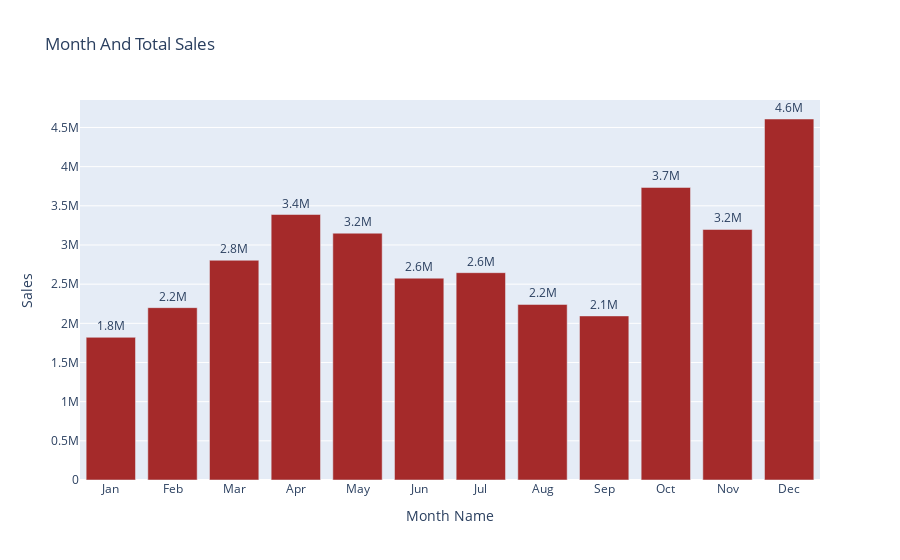

Notebook source saved alongside this figure:
### Code cell
fig = px.bar(data,y='Sales',x='Month Name',text='Sales',color='Month Name',title='Month And Total Sales',
             category_orders={'Month Name':['Jan','Feb','Mar','Apr','May','Jun','Jul','Aug','Sep','Oct','Nov','Dec']})
fig.update_traces(texttemplate='%{text:.2s}',textposition='outside',marker_color='brown',showlegend=False)
fig.update_layout(uniformtext_minsize=13)

### Figure 1 — Plotly figure (JSON) as saved in the notebook; plotly's stock layout.template omitted (floating-point values rounded to 4 significant figures)
{"data": [{"alignmentgroup": "True", "hovertemplate": "Month Name=%{x}<br>Sales=%{text}<extra></extra>", "legendgroup": "Jan", "marker": {"color": "brown", "pattern": {"shape": ""}}, "name": "Jan", "offsetgroup": "Jan", "orientation": "v", "showlegend": false, "text": [1821000.0], "textposition": "outside", "texttemplate": "%{text:.2s}", "type": "bar", "x": ["Jan"], "xaxis": "x", "y": [1821000.0], "yaxis": "y"}, {"alignmentgroup": "True", "hovertemplate": "Month Name=%{x}<br>Sales=%{text}<extra></extra>", "legendgroup": "Feb", "marker": {"color": "brown", "pattern": {"shape": ""}}, "name": "Feb", "offsetgroup": "Feb", "orientation": "v", "showlegend": false, "text": [2200000.0], "textposition": "outside", "texttemplate": "%{text:.2s}", "type": "bar", "x": ["Feb"], "xaxis": "x", "y": [2200000.0], "yaxis": "y"}, {"alignmentgroup": "True", "hovertemplate": "Month Name=%{x}<br>Sales=%{text}<extra></extra>", "legendgroup": "Mar", "marker": {"color": "brown", "pattern": {"shape": ""}}, "name": "Mar", "offsetgroup": "Mar", "orientation": "v", "showlegend": false, "text": [2805000.0], "textposition": "outside", "texttemplate": "%{text:.2s}", "type": "bar", "x": ["Mar"], "xaxis": "x", "y": [2805000.0], "yaxis": "y"}, {"alignmentgroup": "True", "hovertemplate": "Month Name=%{x}<br>Sales=%{text}<extra></extra>", "legendgroup": "Apr", "marker": {"color": "brown", "pattern": {"shape": ""}}, "name": "Apr", "offsetgroup": "Apr", "orientation": "v", "showlegend": false, "text": [3389000.0], "textposition": "outside", "texttemplate": "%{text:.2s}", "type": "bar", "x": ["Apr"], "xaxis": "x", "y": [3389000.0], "yaxis": "y"}, {"alignmentgroup": "True", "hovertemplate": "Month Name=%{x}<br>Sales=%{text}<extra></extra>", "legendgroup": "May", "marker": {"color": "brown", "pattern": {"shape": ""}}, "name": "May", "offsetgroup": "May", "orientation": "v", "showlegend": false, "text": [3151000.0], "textposition": "outside", "texttemplate": "%{text:.2s}", "type": "bar", "x": ["May"], "xaxis": "x", "y": [3151000.0], "yaxis": "y"}, {"alignmentgroup": "True", "hovertemplate": "Month Name=%{x}<br>Sales=%{text}<extra></extra>", "legendgroup": "Jun", "marker": {"color": "brown", "pattern": {"shape": ""}}, "name": "Jun", "offsetgroup": "Jun", "orientation": "v", "showlegend": false, "text": [2576000.0], "textposition": "outside", "texttemplate": "%{text:.2s}", "type": "bar", "x": ["Jun"], "xaxis": "x", "y": [2576000.0], "yaxis": "y"}, {"alignmentgroup": "True", "hovertemplate": "Month Name=%{x}<br>Sales=%{text}<extra></extra>", "legendgroup": "Jul", "marker": {"color": "brown", "pattern": {"shape": ""}}, "name": "Jul", "offsetgroup": "Jul", "orientation": "v", "showlegend": false, "text": [2646000.0], "textposition": "outside", "texttemplate": "%{text:.2s}", "type": "bar", "x": ["Jul"], "xaxis": "x", "y": [2646000.0], "yaxis": "y"}, {"alignmentgroup": "True", "hovertemplate": "Month Name=%{x}<br>Sales=%{text}<extra></extra>", "legendgroup": "Aug", "marker": {"color": "brown", "pattern": {"shape": ""}}, "name": "Aug", "offsetgroup": "Aug", "orientation": "v", "showlegend": false, "text": [2241000.0], "textposition": "outside", "texttemplate": "%{text:.2s}", "type": "bar", "x": ["Aug"], "xaxis": "x", "y": [2241000.0], "yaxis": "y"}, {"alignmentgroup": "True", "hovertemplate": "Month Name=%{x}<br>Sales=%{text}<extra></extra>", "legendgroup": "Sep", "marker": {"color": "brown", "pattern": {"shape": ""}}, "name": "Sep", "offsetgroup": "Sep", "orientation": "v", "showlegend": false, "text": [2094000.0], "textposition": "outside", "texttemplate": "%{text:.2s}", "type": "bar", "x": ["Sep"], "xaxis": "x", "y": [2094000.0], "yaxis": "y"}, {"alignmentgroup": "True", "hovertemplate": "Month Name=%{x}<br>Sales=%{text}<extra></extra>", "legendgroup": "Oct", "marker": {"color": "brown", "pattern": {"shape": ""}}, "name": "Oct", "offsetgroup": "Oct", "orientation": "v", "showlegend": false, "text": [3735000.0], "textposition": "outside", "texttemplate": "%{text:.2s}", "type": "bar", "x": ["Oct"], "xaxis": "x", "y": [3735000.0], "yaxis": "y"}, {"alignmentgroup": "True", "hovertemplate": "Month Name=%{x}<br>Sales=%{text}<extra></extra>", "legendgroup": "Nov", "marker": {"color": "brown", "pattern": {"shape": ""}}, "name": "Nov", "offsetgroup": "Nov", "orientation": "v", "showlegend": false, "text": [3198000.0], "textposition": "outside", "texttemplate": "%{text:.2s}", "type": "bar", "x": ["Nov"], "xaxis": "x", "y": [3198000.0], "yaxis": "y"}, {"alignmentgroup": "True", "hovertemplate": "Month Name=%{x}<br>Sales=%{text}<extra></extra>", "legendgroup": "Dec", "marker": {"color": "brown", "pattern": {"shape": ""}}, "name": "Dec", "offsetgroup": "Dec", "orientation": "v", "showlegend": false, "text": [4608000.0], "textposition": "outside", "texttemplate": "%{text:.2s}", "type": "bar", "x": ["Dec"], "xaxis": "x", "y": [4608000.0], "yaxis": "y"}], "layout": {"barmode": "relative", "legend": {"title": {"text": "Month Name"}, "tracegroupgap": 0}, "title": {"text": "Month And Total Sales"}, "uniformtext": {"minsize": 13}, "xaxis": {"anchor": "y", "categoryarray": ["Jan", "Feb", "Mar", "Apr", "May", "Jun", "Jul", "Aug", "Sep", "Oct", "Nov", "Dec"], "categoryorder": "array", "domain": [0, 1], "title": {"text": "Month Name"}}, "yaxis": {"anchor": "x", "domain": [0, 1], "title": {"text": "Sales"}}}}
